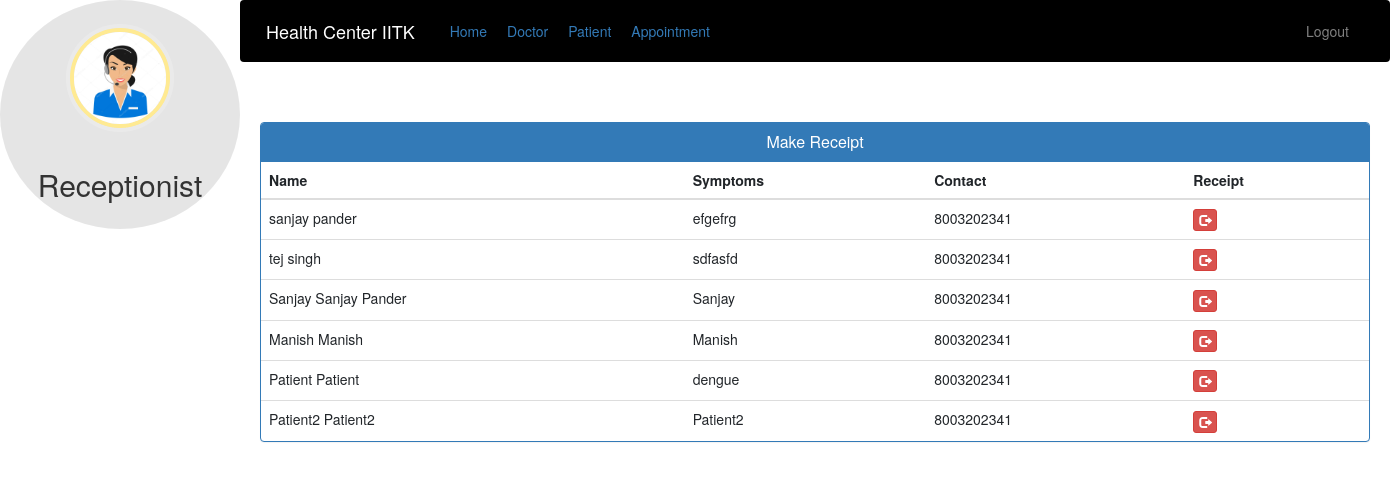
Before: /admin-discharge-patient (signed in) with the older database file.
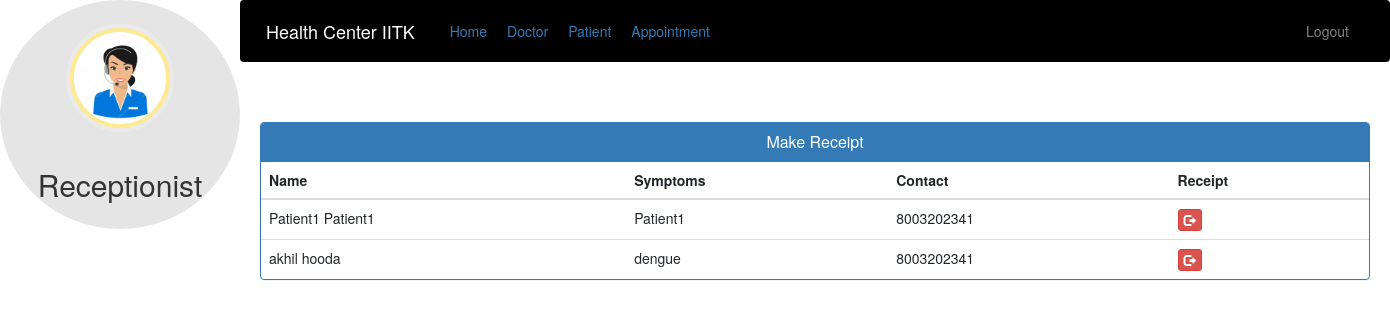
After: the same page with the newer database file.
### hospital/models.py (models this page shows, shortened)
class Patient(models.Model):
    user=models.OneToOneField(User,on_delete=models.CASCADE)
    profile_pic= models.ImageField(upload_to='profile_pic/PatientProfilePic/',null=True,blank=True)
    address = models.CharField(max_length=40)
    mobile = models.CharField(max_length=20,null=False)
    symptoms = models.CharField(max_length=100,null=False)
    assignedDoctorId = models.PositiveIntegerField(null=True)
    admitDate=models.DateField(auto_now=True)
    status=models.BooleanField(default=False)
    @property
    def get_name(self):
        return self.user.first_name+" "+self.user.last_name

### hospital/views.py (the view)
# urls.py: path('admin-discharge-patient', views.admin_discharge_patient_view,name='admin-discharge-patient'),
@login_required(login_url='adminlogin')
@user_passes_test(is_admin)
def admin_discharge_patient_view(request):
    patients=models.Patient.objects.all().filter(status=True)
    return render(request,'hospital/admin_discharge_patient.html',{'patients':patients})

### hospital/views.py (called while the page is built)
def is_admin(user):
    return user.groups.filter(name='ADMIN').exists()

### templates/hospital/admin_discharge_patient.html (shortened to what this page needs)
{% extends 'hospital/admin_base.html' %}
{% block content %}
<head>
  <link href="//netdna.bootstrapcdn.com/bootstrap/3.0.0/css/bootstrap.min.css" rel="stylesheet" id="bootstrap-css">
</head>
<div class="container">
  <div class="panel panel-primary">
    <div class="panel-heading">
      <h6 class="panel-title">Make Receipt</h6>
    </div>
    <table class="table table-hover" id="dev-table">
      <thead>
        <tr>
          <th>Name</th>
          <th>Symptoms</th>
          <th>Contact</th>
          <th>Receipt</th>
        </tr>
      </thead>
      {% for p in patients %}
      <tr>
        <td> {{p.get_name}}</td>
        <td>{{p.symptoms}}</td>
        <td>{{p.mobile}}</td>
        <td><a class="btn btn-danger btn-xs" href="{% url 'discharge-patient' p.id  %}"><span class="glyphicon glyphicon-log-out"></span></a></td>
      </tr>
      {% endfor %}
    </table>
  </div>
</div>
{% endblock content %}

### templates/hospital/admin_base.html (shortened to what this page needs)
<!DOCTYPE html>
{% load static %}
<html lang="en">
<head>
  <link rel="stylesheet" href="https://stackpath.bootstrapcdn.com/bootstrap/4.3.1/css/bootstrap.min.css">
  <link rel="stylesheet" href="https://maxcdn.bootstrapcdn.com/font-awesome/4.7.0/css/font-awesome.min.css">
  <link rel="stylesheet" href="{% static '/style.css' %}">
</head>
<body>
  <nav class="menu" tabindex="0">
    <header class="avatar">
      <img src="{% static "images/admin.png" %}" />
      <br><br>
      <h2>Receptionist</h2>
    </header>
  </nav>
  <main>
    <div class="bs-example">
      <nav class="navbar navbar-expand-lg  navbar-dark fixed-top" style="background:black;">
        <a href="#" class="navbar-brand">Health Center IITK</a>
        <a href="/admin-dashboard" class="nav-item nav-link">Home</a>
        <a href="/admin-doctor" class="nav-item nav-link">Doctor</a>
        <a href="/admin-patient" class="nav-item nav-link">Patient</a>
        <a href="/admin-appointment" class="nav-item nav-link">Appointment</a>
        <div class="collapse navbar-collapse justify-content-between" id="navbarCollapse">
          <div class="navbar-nav" style=" margin-left: 90%;">
            <a href="/logout" class="nav-item nav-link">Logout</a>
          </div>
        </div>
      </nav>
    </div>
    <br><br>
    {% block content %}
    {% endblock content %}
    <br><br><br><br>
  </main>
</body>
</html>

### static/style.css (style rules this page uses)
body { padding-left: 240px; }
main { position: relative; height: 100vh; }
.menu { background: #5bc995; height: 100vh; width: 240px; position: fixed; top: 0px; left: 0; z-index: 5; outline: none; }
.menu .avatar { background: rgba(0, 0, 0, 0.1); padding: 2em 0.5em; text-align: center; }
.menu .avatar img { width: 100px; border-radius: 50%; overflow: hidden; border: 4px solid #ffea92; box-shadow: 0 0 0 4px rgba(255, 255, 255, 0.2); }
.menu .avatar h2 { font-weight: normal; margin-bottom: 0; }

### templates/hospital/admin_base.html (style rules this page uses)
a:link { text-decoration: none; }
body { background-color: lightblue; }
a { color: rgb(202, 35, 35); }
.menu { background : transparent; }
.avatar { border-radius: 50%; }
body { background-image : url('https://surge.iitk.ac.in/images/iitk1.jpg'); background-size: cover; background-repeat: no-repeat; }

### templates/hospital/admin_discharge_patient.html (style rules this page uses)
a:link { text-decoration: none; }
h6 { text-align: center; }

Changed rows visible on the page:
removed Patient: get_name "sanjay pander", symptoms "efgefrg", mobile "8003202341"
removed Patient: get_name "tej singh", symptoms "sdfasfd", mobile "8003202341"
removed Patient: get_name "Sanjay Sanjay Pander", symptoms "Sanjay", mobile "8003202341"
removed Patient: get_name "Manish Manish", symptoms "Manish", mobile "8003202341"
removed Patient: get_name "Patient Patient", symptoms "dengue", mobile "8003202341"
removed Patient: get_name "Patient2 Patient2", symptoms "Patient2", mobile "8003202341"
added Patient: get_name "Patient1 Patient1", symptoms "Patient1", mobile "8003202341"
added Patient: get_name "akhil hooda", symptoms "dengue", mobile "8003202341"
